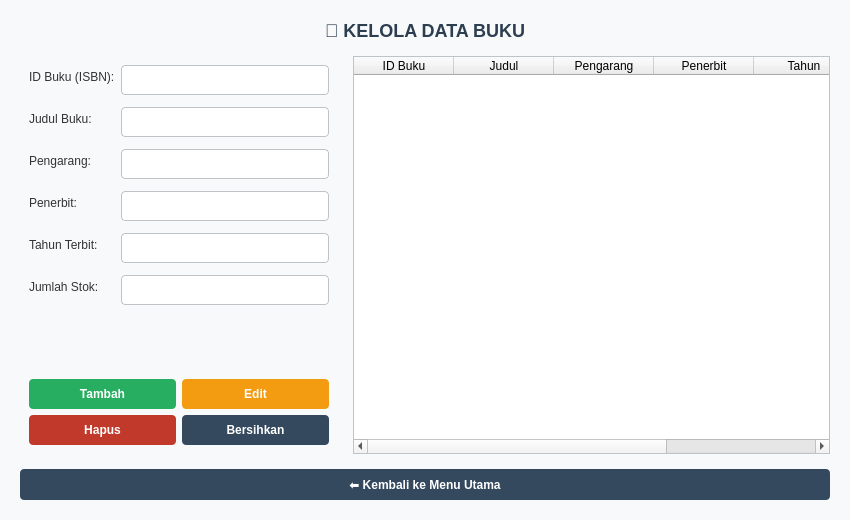
<?xml version="1.0" encoding="UTF-8"?>
<ui version="4.0">
 <class>KelolaBukuWindow</class>
 <widget class="QMainWindow" name="KelolaBukuWindow">
  <property name="geometry">
   <rect>
    <x>0</x>
    <y>0</y>
    <width>850</width>
    <height>520</height>
   </rect>
  </property>
  <property name="windowTitle">
   <string>Perpustakaan - Kelola Data Buku</string>
  </property>
  <property name="styleSheet">
   <string>QMainWindow {
    background-color: #F8F9FA;
}
QLabel#lblTitle {
    font-size: 18px;
    font-weight: bold;
    color: #2C3E50;
}
QLabel {
    font-size: 12px;
    color: #333;
}
QLineEdit {
    padding: 6px;
    border: 1px solid #BDC3C7;
    border-radius: 4px;
    background-color: white;
}
QLineEdit:focus {
    border: 1px solid #3498DB;
}
QPushButton {
    background-color: #34495E;
    color: white;
    border: none;
    border-radius: 4px;
    padding: 8px 15px;
    font-weight: bold;
}
QPushButton:hover {
    background-color: #415B76;
}
QPushButton#btnTambah {
    background-color: #27AE60;
}
QPushButton#btnTambah:hover {
    background-color: #2ECC71;
}
QPushButton#btnEdit {
    background-color: #F39C12;
}
QPushButton#btnEdit:hover {
    background-color: #F1C40F;
}
QPushButton#btnHapus {
    background-color: #C0392B;
}
QPushButton#btnHapus:hover {
    background-color: #E74C3C;
}
QTableWidget {
    background-color: white;
    border: 1px solid #BDC3C7;
    gridline-color: #ECF0F1;
}</string>
  </property>
  <widget class="QWidget" name="centralwidget">
   <layout class="QVBoxLayout" name="verticalLayoutMain">
    <property name="spacing">
     <number>15</number>
    </property>
    <property name="leftMargin">
     <number>20</number>
    </property>
    <property name="topMargin">
     <number>20</number>
    </property>
    <property name="rightMargin">
     <number>20</number>
    </property>
    <property name="bottomMargin">
     <number>20</number>
    </property>
    <item>
     <widget class="QLabel" name="lblTitle">
      <property name="text">
       <string>📖 KELOLA DATA BUKU</string>
      </property>
      <property name="alignment">
       <set>Qt::AlignCenter</set>
      </property>
     </widget>
    </item>
    <item>
     <layout class="QHBoxLayout" name="horizontalLayoutMain" stretch="2,3">
      <item>
       <widget class="QFrame" name="frameInput">
        <layout class="QVBoxLayout" name="verticalLayoutForm">
         <item>
          <layout class="QFormLayout" name="formLayout">
           <property name="verticalSpacing">
            <number>12</number>
           </property>
           <item row="0" column="0">
            <widget class="QLabel" name="lblIdBuku">
             <property name="text">
              <string>ID Buku (ISBN):</string>
             </property>
            </widget>
           </item>
           <item row="0" column="1">
            <widget class="QLineEdit" name="txtIdBuku"/>
           </item>
           <item row="1" column="0">
            <widget class="QLabel" name="lblJudul">
             <property name="text">
              <string>Judul Buku:</string>
             </property>
            </widget>
           </item>
           <item row="1" column="1">
            <widget class="QLineEdit" name="txtJudul"/>
           </item>
           <item row="2" column="0">
            <widget class="QLabel" name="lblPengarang">
             <property name="text">
              <string>Pengarang:</string>
             </property>
            </widget>
           </item>
           <item row="2" column="1">
            <widget class="QLineEdit" name="txtPengarang"/>
           </item>
           <item row="3" column="0">
            <widget class="QLabel" name="lblPenerbit">
             <property name="text">
              <string>Penerbit:</string>
             </property>
            </widget>
           </item>
           <item row="3" column="1">
            <widget class="QLineEdit" name="txtPenerbit"/>
           </item>
           <item row="4" column="0">
            <widget class="QLabel" name="lblTahun">
             <property name="text">
              <string>Tahun Terbit:</string>
             </property>
            </widget>
           </item>
           <item row="4" column="1">
            <widget class="QLineEdit" name="txtTahun"/>
           </item>
           <item row="5" column="0">
            <widget class="QLabel" name="lblStok">
             <property name="text">
              <string>Jumlah Stok:</string>
             </property>
            </widget>
           </item>
           <item row="5" column="1">
            <widget class="QLineEdit" name="txtStok"/>
           </item>
          </layout>
         </item>
         <item>
          <spacer name="verticalSpacer_Form">
           <property name="orientation">
            <enum>Qt::Vertical</enum>
           </property>
          </spacer>
         </item>
         <item>
          <layout class="QGridLayout" name="gridLayoutButtons">
           <item row="0" column="0">
            <widget class="QPushButton" name="btnTambah">
             <property name="text">
              <string>Tambah</string>
             </property>
            </widget>
           </item>
           <item row="0" column="1">
            <widget class="QPushButton" name="btnEdit">
             <property name="text">
              <string>Edit</string>
             </property>
            </widget>
           </item>
           <item row="1" column="0">
            <widget class="QPushButton" name="btnHapus">
             <property name="text">
              <string>Hapus</string>
             </property>
            </widget>
           </item>
           <item row="1" column="1">
            <widget class="QPushButton" name="btnBersihkan">
             <property name="text">
              <string>Bersihkan</string>
             </property>
            </widget>
           </item>
          </layout>
         </item>
        </layout>
       </widget>
      </item>
      <item>
       <layout class="QVBoxLayout" name="verticalLayoutTable">
        <item>
         <widget class="QTableWidget" name="tableBuku">
          <property name="selectionMode">
           <enum>QAbstractItemView::SingleSelection</enum>
          </property>
          <property name="selectionBehavior">
           <enum>QAbstractItemView::SelectRows</enum>
          </property>
          <column>
           <property name="text">
            <string>ID Buku</string>
           </property>
          </column>
          <column>
           <property name="text">
            <string>Judul</string>
           </property>
          </column>
          <column>
           <property name="text">
            <string>Pengarang</string>
           </property>
          </column>
          <column>
           <property name="text">
            <string>Penerbit</string>
           </property>
          </column>
          <column>
           <property name="text">
            <string>Tahun</string>
           </property>
          </column>
          <column>
           <property name="text">
            <string>Stok</string>
           </property>
          </column>
         </widget>
        </item>
       </layout>
      </item>
     </layout>
    </item>
    <item>
     <widget class="QPushButton" name="btnKembali">
      <property name="text">
       <string>⬅ Kembali ke Menu Utama</string>
      </property>
     </widget>
    </item>
   </layout>
  </widget>
 </widget>
 <resources/>
 <connections/>
</ui>
